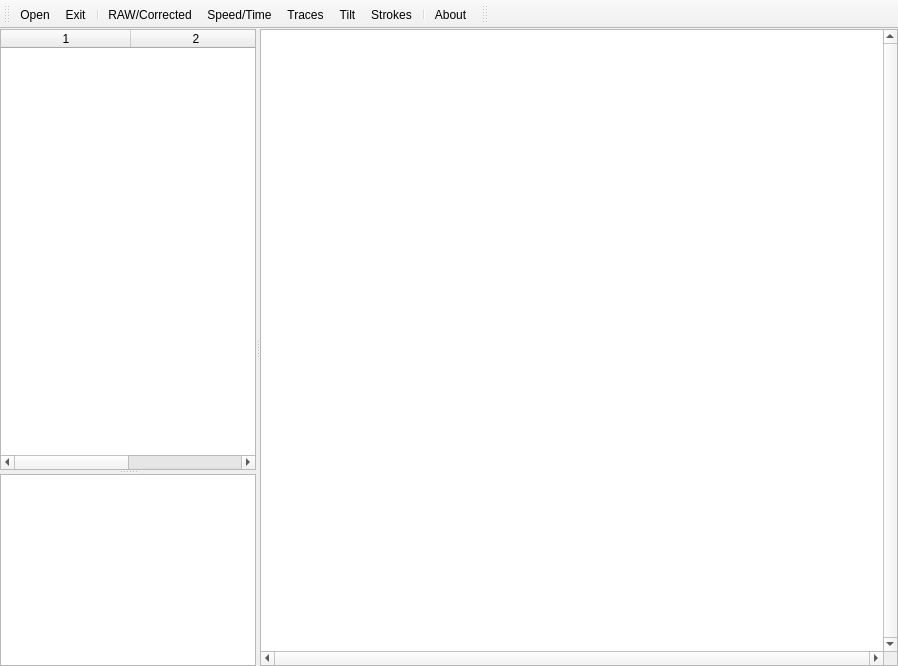
<?xml version="1.0" encoding="UTF-8"?>
<ui version="4.0">
 <class>MainWindow</class>
 <widget class="QMainWindow" name="MainWindow">
  <property name="geometry">
   <rect>
    <x>0</x>
    <y>0</y>
    <width>898</width>
    <height>666</height>
   </rect>
  </property>
  <property name="windowTitle">
   <string>Drawing visualizer</string>
  </property>
  <property name="toolButtonStyle">
   <enum>Qt::ToolButtonFollowStyle</enum>
  </property>
  <property name="animated">
   <bool>false</bool>
  </property>
  <widget class="QWidget" name="centralwidget">
   <layout class="QHBoxLayout" name="horizontalLayout">
    <property name="margin">
     <number>0</number>
    </property>
    <item>
     <widget class="QSplitter" name="splitter_2">
      <property name="orientation">
       <enum>Qt::Horizontal</enum>
      </property>
      <widget class="QSplitter" name="splitter">
       <property name="orientation">
        <enum>Qt::Vertical</enum>
       </property>
       <widget class="QTableWidget" name="props">
        <property name="sizePolicy">
         <sizepolicy hsizetype="Preferred" vsizetype="Expanding">
          <horstretch>0</horstretch>
          <verstretch>1</verstretch>
         </sizepolicy>
        </property>
        <property name="editTriggers">
         <set>QAbstractItemView::NoEditTriggers</set>
        </property>
        <property name="alternatingRowColors">
         <bool>true</bool>
        </property>
        <property name="sortingEnabled">
         <bool>true</bool>
        </property>
        <property name="columnCount">
         <number>2</number>
        </property>
        <attribute name="horizontalHeaderVisible">
         <bool>true</bool>
        </attribute>
        <attribute name="horizontalHeaderDefaultSectionSize">
         <number>130</number>
        </attribute>
        <attribute name="horizontalHeaderStretchLastSection">
         <bool>true</bool>
        </attribute>
        <attribute name="verticalHeaderVisible">
         <bool>false</bool>
        </attribute>
        <column/>
        <column/>
       </widget>
       <widget class="QPlainTextEdit" name="comments">
        <property name="readOnly">
         <bool>true</bool>
        </property>
       </widget>
      </widget>
      <widget class="QGraphicsView" name="view">
       <property name="sizePolicy">
        <sizepolicy hsizetype="Expanding" vsizetype="Expanding">
         <horstretch>1</horstretch>
         <verstretch>0</verstretch>
        </sizepolicy>
       </property>
       <property name="verticalScrollBarPolicy">
        <enum>Qt::ScrollBarAlwaysOn</enum>
       </property>
       <property name="horizontalScrollBarPolicy">
        <enum>Qt::ScrollBarAlwaysOn</enum>
       </property>
       <property name="renderHints">
        <set>QPainter::Antialiasing|QPainter::TextAntialiasing</set>
       </property>
       <property name="dragMode">
        <enum>QGraphicsView::ScrollHandDrag</enum>
       </property>
       <property name="resizeAnchor">
        <enum>QGraphicsView::AnchorViewCenter</enum>
       </property>
       <property name="optimizationFlags">
        <set>QGraphicsView::DontSavePainterState</set>
       </property>
      </widget>
     </widget>
    </item>
   </layout>
  </widget>
  <widget class="QToolBar" name="mainToolBar">
   <property name="windowTitle">
    <string>Main toolbar</string>
   </property>
   <property name="toolTip">
    <string>Show tilt</string>
   </property>
   <attribute name="toolBarArea">
    <enum>TopToolBarArea</enum>
   </attribute>
   <attribute name="toolBarBreak">
    <bool>false</bool>
   </attribute>
   <addaction name="actionOpen"/>
   <addaction name="actionExit"/>
   <addaction name="separator"/>
   <addaction name="actionRAWCorr"/>
   <addaction name="actionSpeedTime"/>
   <addaction name="actionShowTraces"/>
   <addaction name="actionShowTilt"/>
   <addaction name="actionShowStrokes"/>
   <addaction name="separator"/>
   <addaction name="actionInfo"/>
  </widget>
  <widget class="QToolBar" name="ctrbToolBar">
   <property name="windowTitle">
    <string>Contrast/Bias controls</string>
   </property>
   <attribute name="toolBarArea">
    <enum>TopToolBarArea</enum>
   </attribute>
   <attribute name="toolBarBreak">
    <bool>false</bool>
   </attribute>
  </widget>
  <action name="actionOpen">
   <property name="icon">
    <iconset>
     <normaloff>../icons/24x24/open.png</normaloff>../icons/24x24/open.png</iconset>
   </property>
   <property name="text">
    <string>Open</string>
   </property>
   <property name="shortcut">
    <string>Ctrl+O</string>
   </property>
  </action>
  <action name="actionExit">
   <property name="icon">
    <iconset>
     <normaloff>../icons/24x24/exit.png</normaloff>../icons/24x24/exit.png</iconset>
   </property>
   <property name="text">
    <string>Exit</string>
   </property>
   <property name="shortcut">
    <string>Ctrl+Q</string>
   </property>
   <property name="menuRole">
    <enum>QAction::QuitRole</enum>
   </property>
  </action>
  <action name="actionRAWCorr">
   <property name="checkable">
    <bool>true</bool>
   </property>
   <property name="icon">
    <iconset>
     <normaloff>../icons/24x24/chart_ok.png</normaloff>
     <normalon>../icons/24x24/chart_edit.png</normalon>../icons/24x24/chart_ok.png</iconset>
   </property>
   <property name="text">
    <string>RAW/Corrected</string>
   </property>
   <property name="shortcut">
    <string>Ctrl+R</string>
   </property>
  </action>
  <action name="actionSpeedTime">
   <property name="checkable">
    <bool>true</bool>
   </property>
   <property name="icon">
    <iconset>
     <normaloff>../icons/24x24/color_line.png</normaloff>
     <normalon>../icons/24x24/chrono.png</normalon>../icons/24x24/color_line.png</iconset>
   </property>
   <property name="text">
    <string>Speed/Time</string>
   </property>
   <property name="toolTip">
    <string>Speed/Time</string>
   </property>
   <property name="shortcut">
    <string>Ctrl+P</string>
   </property>
  </action>
  <action name="actionShowTraces">
   <property name="checkable">
    <bool>true</bool>
   </property>
   <property name="icon">
    <iconset>
     <normaloff>../icons/24x24/showhide.png</normaloff>../icons/24x24/showhide.png</iconset>
   </property>
   <property name="text">
    <string>Traces</string>
   </property>
   <property name="toolTip">
    <string>Show traces</string>
   </property>
   <property name="shortcut">
    <string>Ctrl+T</string>
   </property>
  </action>
  <action name="actionShowTilt">
   <property name="checkable">
    <bool>true</bool>
   </property>
   <property name="icon">
    <iconset>
     <normaloff>../icons/24x24/angle.png</normaloff>../icons/24x24/angle.png</iconset>
   </property>
   <property name="text">
    <string>Tilt</string>
   </property>
   <property name="shortcut">
    <string>Ctrl+I</string>
   </property>
  </action>
  <action name="actionInfo">
   <property name="icon">
    <iconset>
     <normaloff>../icons/24x24/info.png</normaloff>../icons/24x24/info.png</iconset>
   </property>
   <property name="text">
    <string>About</string>
   </property>
   <property name="toolTip">
    <string>About</string>
   </property>
   <property name="menuRole">
    <enum>QAction::AboutRole</enum>
   </property>
  </action>
  <action name="actionShowStrokes">
   <property name="checkable">
    <bool>true</bool>
   </property>
   <property name="icon">
    <iconset>
     <normaloff>../icons/24x24/strokes.png</normaloff>../icons/24x24/strokes.png</iconset>
   </property>
   <property name="text">
    <string>Strokes</string>
   </property>
   <property name="toolTip">
    <string>Show strokes</string>
   </property>
   <property name="shortcut">
    <string>Ctrl+K</string>
   </property>
  </action>
 </widget>
 <resources/>
 <connections>
  <connection>
   <sender>actionExit</sender>
   <signal>triggered()</signal>
   <receiver>MainWindow</receiver>
   <slot>close()</slot>
   <hints>
    <hint type="sourcelabel">
     <x>-1</x>
     <y>-1</y>
    </hint>
    <hint type="destinationlabel">
     <x>353</x>
     <y>238</y>
    </hint>
   </hints>
  </connection>
 </connections>
</ui>
